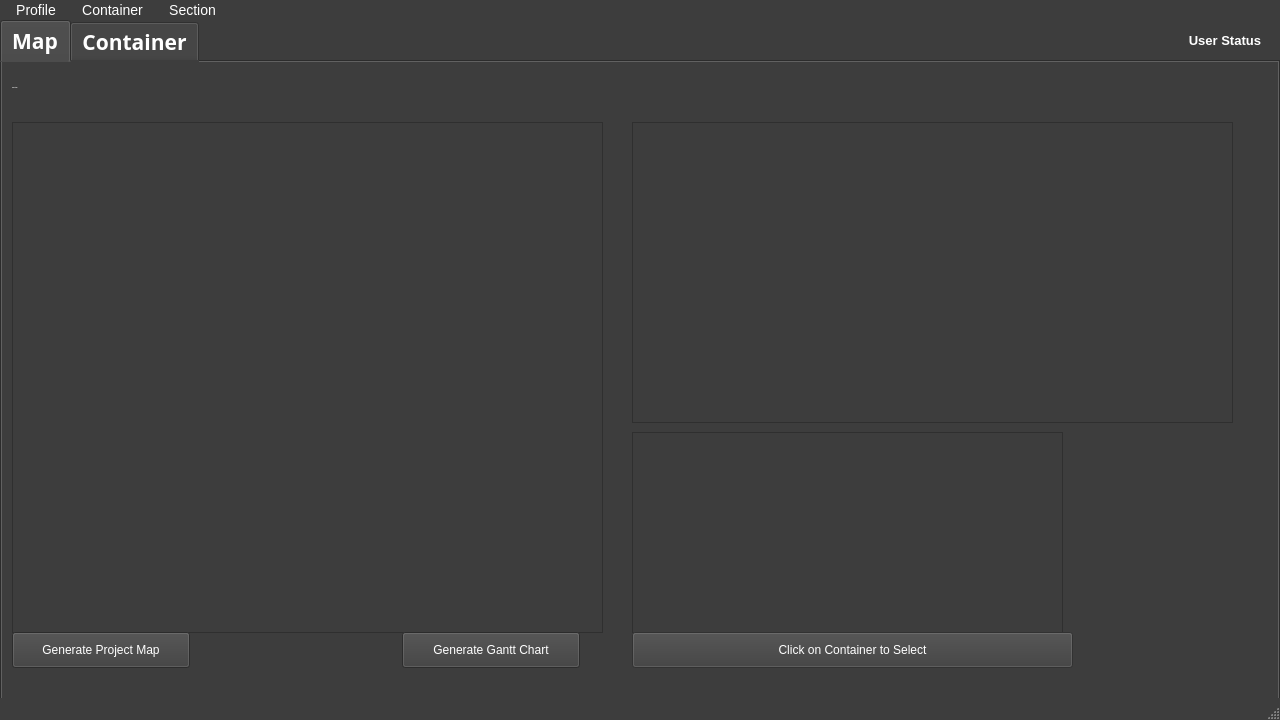
<?xml version="1.0" encoding="UTF-8"?>
<ui version="4.0">
 <class>MainWindow</class>
 <widget class="QMainWindow" name="MainWindow">
  <property name="geometry">
   <rect>
    <x>0</x>
    <y>0</y>
    <width>1280</width>
    <height>720</height>
   </rect>
  </property>
  <property name="font">
   <font>
    <pointsize>12</pointsize>
   </font>
  </property>
  <property name="windowTitle">
   <string>MainWindow</string>
  </property>
  <property name="styleSheet">
   <string notr="true">QMainWindow
{
	background-color: #3d3d3d

}

QMenuBar
{
	background-color: #3d3d3d;
	font-size: 14px;

}

QMenuBar::item {
    spacing: 3px;           
    padding: 2px 10px;
    background-color: #3d3d3d;
    color: white;  
    border-radius: 5px;
}

QMenuBar::item:disabled {
	color:rgb(139, 139, 139)
}

 QMenuBar::item:selected, QMenu::item:hover{
 background-color: #5c55e9;
 }

QMenu {
    background-color: #ABABAB; /* sets background of the menu */
    border: 1px solid black;
}

 QMenu::item{
 background-color:solid rgb(61, 61, 61);
 color: #ffffff;
 }

 QMenu::item:selected, QMenu::item:hover{
 background-color: #5c55e9;
 }



</string>
  </property>
  <widget class="QWidget" name="centralwidget">
   <property name="sizePolicy">
    <sizepolicy hsizetype="Preferred" vsizetype="Fixed">
     <horstretch>0</horstretch>
     <verstretch>0</verstretch>
    </sizepolicy>
   </property>
   <property name="cursor">
    <cursorShape>IBeamCursor</cursorShape>
   </property>
   <property name="styleSheet">
    <string notr="true">QWidget
{	background-color: #3d3d3d;
	color: white;
}</string>
   </property>
   <widget class="QLabel" name="userstatuslbl">
    <property name="geometry">
     <rect>
      <x>780</x>
      <y>0</y>
      <width>481</width>
      <height>41</height>
     </rect>
    </property>
    <property name="font">
     <font>
      <pointsize>10</pointsize>
      <weight>75</weight>
      <bold>true</bold>
     </font>
    </property>
    <property name="text">
     <string>User Status</string>
    </property>
    <property name="alignment">
     <set>Qt::AlignRight|Qt::AlignTrailing|Qt::AlignVCenter</set>
    </property>
   </widget>
   <widget class="QLabel" name="revlabel">
    <property name="geometry">
     <rect>
      <x>9</x>
      <y>340</y>
      <width>1262</width>
      <height>330</height>
     </rect>
    </property>
    <property name="text">
     <string/>
    </property>
   </widget>
   <widget class="QTabWidget" name="tabWidget">
    <property name="geometry">
     <rect>
      <x>0</x>
      <y>0</y>
      <width>1280</width>
      <height>720</height>
     </rect>
    </property>
    <property name="font">
     <font>
      <family>Open Sans</family>
      <pointsize>16</pointsize>
      <weight>75</weight>
      <italic>false</italic>
      <bold>true</bold>
      <kerning>true</kerning>
     </font>
    </property>
    <property name="styleSheet">
     <string notr="true">QTabBar::Tab {
    background: rgb(61, 61, 61);
	color: White;
	border: 1px solid rgb(20, 20, 20);
	border-radius: 3px;
	padding: 3px;

}

QTabWidget::pane &gt; QWidget { /* The tab widget frame */
    background: rgb(61, 61, 61);
}

QTabBar::tab:disabled {
	color: rgb(139, 139, 139)
}


QTabBar::tab:selected, QTabBar::tab:hover {
background: qlineargradient(x1: 0, y1: 0, x2: 0, y2: 1, stop: 0 #3d3d3d, stop: 0.4 rgb(141, 141, 141), stop: 0.5 rgb(141, 141, 141), stop: 1.0 #3d3d3d);
}

QTabBar::tab:!selected {
margin-top: 4px; /* make non-selected tabs look smaller */
}

QTabBar::tab:selected {
/* expand/overlap to the left and right by 4px */
margin-left: -3px;
margin-right: -3px;
}
QTabBar::tab:first:selected {
margin-left: 0; /* the first selected tab has nothing to overlap with on the left */
}
QTabBar::tab:last:selected {
margin-right: 0; /* the last selected tab has nothing to overlap with on the right */
}
QTabBar::tab:only-one {
margin: 0; /* if there is only one tab, we don't want overlapping margins */
}


QWidget
{
	background-color: #fff;


}


/*-----QLabel-----*/
QLabel
{
	background-color: transparent;
	color: #454544;
	font-weight: bold;
	font-size: 16px;

}
#mapTitle {
	font-size: 24px
}

#containerlabel {
	font-size: 24px
}

/*-----QPushButton-----*/
QPushButton
{
	background-color: #5c55e9;
	color: #fff;
	font-size: 13px;
	font-weight: bold;
	border-top-right-radius: 15px;
	border-top-left-radius: 0px;
	border-bottom-right-radius: 0px;
	border-bottom-left-radius: 15px;
	padding: 10px;

}


QPushButton::disabled
{
	background-color: #5c5c5c;
	color: rgb(158, 158, 158)

}


QPushButton::hover
{
	background-color: #5564f2;

}


QPushButton::pressed
{
	background-color: #3d4ef2;

}


/*-----QCheckBox-----*/
QCheckBox
{
	background-color: transparent;
	color: #5c55e9;
	font-size: 10px;
	font-weight: bold;
	border: none;
	border-radius: 5px;

}


/*-----QCheckBox-----*/
QCheckBox::indicator
{
    background-color: #323232;
    border: 1px solid darkgray;
    width: 12px;
    height: 12px;

}


QCheckBox::indicator:checked
{
    image:url(&quot;./ressources/check.png&quot;);
	background-color: #5c55e9;
    border: 1px solid #5c55e9;

}


QCheckBox::indicator:unchecked:hover
{
    border: 1px solid #5c55e9;

}


QCheckBox::disabled
{
	color: #656565;

}


QCheckBox::indicator:disabled
{
	background-color: #656565;
	color: #656565;
    border: 1px solid #656565;

}


/*-----QLineEdit-----*/
QLineEdit
{
	background-color: #c2c7d5;
	color: #2a547f;
	border: none;
	padding: 5px;

}


/*-----QListView-----*/
QListView
{
	background-color: #5c55e9;
	color: #fff;
	font-size: 14px;
	font-weight: bold;
	show-decoration-selected: 0;
	border-radius: 4px;
	padding-left: -15px;
	padding-right: -15px;
	padding-top: 5px;

} 


QListView:disabled 
{
	background-color: #5c5c5c;

}


QListView::item
{
	background-color: #454e5e;
	border: none;
	padding: 10px;
	border-radius: 0px;
	padding-left : 10px;
	height: 32px;

}


QListView::item:selected
{
	color: #000;
	background-color: #fff;

}


QListView::item:!selected
{
	color:white;
	background-color: transparent;
	border: none;
	padding-left : 10px;

}


QListView::item:!selected:hover
{
	color: #fff;
	background-color: #5564f2;
	border: none;
	padding-left : 10px;

}


/*-----QTreeView-----*/
QTreeView 
{
	background-color: #fff;
	show-decoration-selected: 0;
	color: #454544;

}


QTreeView:disabled
{
	background-color: #242526;
	show-decoration-selected: 0;

}


QTreeView::item 
{
	border-top-color: transparent;
	border-bottom-color: transparent;

}


QTreeView::item:hover 
{
	background-color: #bcbdbb;
	color: #000;

}


QTreeView::item:selected 
{
	background-color: #5c55e9;
	color: #fff;

}


QTreeView::item:selected:active
{
	background-color: #5c55e9;
	color: #fff;

}


QTreeView::item:selected:disabled
{
	background-color: #525251;
	color: #656565;

}


QTreeView::branch:has-children:!has-siblings:closed,
QTreeView::branch:closed:has-children:has-siblings 
{
	image: url(://tree-closed.png);

}

QTreeView::branch:open:has-children:!has-siblings,
QTreeView::branch:open:has-children:has-siblings  
{
	image: url(://tree-open.png);

}

QTextEdit
{
	color: black;
}

QTextBrowser
{
	color: #ffb113;
}

/*-----QTableView &amp; QTableWidget-----*/
QTableView
{
    background-color: #fff;
	border: 1px solid gray;
    color: #454544;
    gridline-color: gray;
    outline : 0;

}


QTableView::item:hover 
{
    background-color: #bcbdbb;
    color: #000;

}


QTableView::item:selected 
{
	background-color: #5c55e9;
    color: #fff;

}


QTableView::item:selected:disabled
{
    background-color: #1a1b1c;
    border: 2px solid #525251;
    color: #656565;

}


QTableCornerButton::section
{
	background-color: #ced5e3;
	border: none;
    color: #fff;

}


QHeaderView::section
{
	color: #2a547f;
	border: 0px;
	background-color: #ced5e3;
	padding: 5px;

}


QHeaderView::section:disabled
{
    background-color: #525251;
    color: #656565;

}


QHeaderView::section:checked
{
    color: #fff;
    background-color: #5c55e9;

}


QHeaderView::section:checked:disabled
{
    color: #656565;
    background-color: #525251;

}


QHeaderView::section::vertical::first,
QHeaderView::section::vertical::only-one
{
    border-top: 1px solid #353635;

}


QHeaderView::section::vertical
{
    border-top: 1px solid #353635;

}


QHeaderView::section::horizontal::first,
QHeaderView::section::horizontal::only-one
{
    border-left: 1px solid #353635;

}


QHeaderView::section::horizontal
{
    border-left: 1px solid #353635;

}


/*-----QScrollBar-----*/
QScrollBar:horizontal 
{
    background-color: transparent;
    height: 8px;
    margin: 0px;
    padding: 0px;

}


QScrollBar::handle:horizontal 
{
    border: none;
	min-width: 100px;
    background-color: #7e92b7;

}


QScrollBar::add-line:horizontal, 
QScrollBar::sub-line:horizontal,
QScrollBar::add-page:horizontal, 
QScrollBar::sub-page:horizontal 
{
    width: 0px;
    background-color: #d8dce6;

}


QScrollBar:vertical 
{
    background-color: transparent;
    width: 8px;
    margin: 0;

}


QScrollBar::handle:vertical 
{
    border: none;
	min-height: 100px;
    background-color: #7e92b7;

}


QScrollBar::add-line:vertical, 
QScrollBar::sub-line:vertical,
QScrollBar::add-page:vertical, 
QScrollBar::sub-page:vertical 
{
    height: 0px;
    background-color: #d8dce6;

}

</string>
    </property>
    <property name="currentIndex">
     <number>0</number>
    </property>
    <widget class="QWidget" name="Map">
     <attribute name="title">
      <string>Map</string>
     </attribute>
     <widget class="QLabel" name="mapTitle">
      <property name="geometry">
       <rect>
        <x>10</x>
        <y>0</y>
        <width>361</width>
        <height>51</height>
       </rect>
      </property>
      <property name="font">
       <font>
        <pointsize>-1</pointsize>
        <weight>75</weight>
        <bold>true</bold>
       </font>
      </property>
      <property name="text">
       <string>Project Map</string>
      </property>
     </widget>
     <widget class="QGraphicsView" name="detailsMapView">
      <property name="geometry">
       <rect>
        <x>630</x>
        <y>60</y>
        <width>601</width>
        <height>301</height>
       </rect>
      </property>
     </widget>
     <widget class="QGraphicsView" name="containerMapView">
      <property name="geometry">
       <rect>
        <x>10</x>
        <y>60</y>
        <width>591</width>
        <height>511</height>
       </rect>
      </property>
     </widget>
     <widget class="QPushButton" name="generateContainerBttn">
      <property name="geometry">
       <rect>
        <x>10</x>
        <y>570</y>
        <width>178</width>
        <height>36</height>
       </rect>
      </property>
      <property name="text">
       <string>Generate Project Map</string>
      </property>
     </widget>
     <widget class="QTableView" name="containerlisttable">
      <property name="geometry">
       <rect>
        <x>630</x>
        <y>370</y>
        <width>431</width>
        <height>201</height>
       </rect>
      </property>
      <attribute name="horizontalHeaderDefaultSectionSize">
       <number>80</number>
      </attribute>
      <attribute name="verticalHeaderDefaultSectionSize">
       <number>24</number>
      </attribute>
      <attribute name="verticalHeaderMinimumSectionSize">
       <number>12</number>
      </attribute>
     </widget>
     <widget class="QPushButton" name="dlContainerBttn">
      <property name="enabled">
       <bool>false</bool>
      </property>
      <property name="geometry">
       <rect>
        <x>630</x>
        <y>570</y>
        <width>441</width>
        <height>36</height>
       </rect>
      </property>
      <property name="text">
       <string>Click on Container to Select</string>
      </property>
     </widget>
     <widget class="QPushButton" name="ganttbttn">
      <property name="geometry">
       <rect>
        <x>400</x>
        <y>570</y>
        <width>178</width>
        <height>36</height>
       </rect>
      </property>
      <property name="text">
       <string>Generate Gantt Chart</string>
      </property>
     </widget>
    </widget>
    <widget class="QWidget" name="ContainerTab">
     <attribute name="title">
      <string>Container</string>
     </attribute>
     <widget class="QSplitter" name="splitter_14">
      <property name="geometry">
       <rect>
        <x>10</x>
        <y>10</y>
        <width>371</width>
        <height>472</height>
       </rect>
      </property>
      <property name="orientation">
       <enum>Qt::Vertical</enum>
      </property>
      <widget class="QTextBrowser" name="frametextBrowser">
       <property name="maximumSize">
        <size>
         <width>591</width>
         <height>51</height>
        </size>
       </property>
      </widget>
      <widget class="QLabel" name="label_2">
       <property name="font">
        <font>
         <pointsize>-1</pointsize>
         <weight>75</weight>
         <bold>true</bold>
        </font>
       </property>
       <property name="text">
        <string>Container Commit History</string>
       </property>
      </widget>
      <widget class="QTableView" name="commithisttable">
       <attribute name="horizontalHeaderDefaultSectionSize">
        <number>80</number>
       </attribute>
       <attribute name="verticalHeaderDefaultSectionSize">
        <number>24</number>
       </attribute>
       <attribute name="verticalHeaderMinimumSectionSize">
        <number>12</number>
       </attribute>
      </widget>
      <widget class="QSplitter" name="splitter_13">
       <property name="orientation">
        <enum>Qt::Vertical</enum>
       </property>
       <widget class="QSplitter" name="splitter_12">
        <property name="orientation">
         <enum>Qt::Horizontal</enum>
        </property>
        <widget class="QPushButton" name="revertbttn">
         <property name="text">
          <string>Revert</string>
         </property>
        </widget>
        <widget class="QPushButton" name="fileHistoryBttn">
         <property name="text">
          <string>File History</string>
         </property>
        </widget>
       </widget>
       <widget class="QPushButton" name="refreshBttn_4">
        <property name="text">
         <string>Refresh Container</string>
        </property>
       </widget>
      </widget>
     </widget>
     <widget class="QSplitter" name="splitter_10">
      <property name="geometry">
       <rect>
        <x>20</x>
        <y>490</y>
        <width>361</width>
        <height>131</height>
       </rect>
      </property>
      <property name="maximumSize">
       <size>
        <width>431</width>
        <height>161</height>
       </size>
      </property>
      <property name="orientation">
       <enum>Qt::Vertical</enum>
      </property>
      <widget class="QSplitter" name="splitter_9">
       <property name="orientation">
        <enum>Qt::Vertical</enum>
       </property>
       <widget class="QLabel" name="label_11">
        <property name="maximumSize">
         <size>
          <width>431</width>
          <height>19</height>
         </size>
        </property>
        <property name="text">
         <string>New Container Description</string>
        </property>
       </widget>
       <widget class="QTextEdit" name="commitmsgEdit_2">
        <property name="maximumSize">
         <size>
          <width>431</width>
          <height>54</height>
         </size>
        </property>
       </widget>
      </widget>
      <widget class="QSplitter" name="splitter_7">
       <property name="orientation">
        <enum>Qt::Vertical</enum>
       </property>
       <widget class="QLabel" name="label_4">
        <property name="maximumSize">
         <size>
          <width>431</width>
          <height>19</height>
         </size>
        </property>
        <property name="text">
         <string>Commit Message</string>
        </property>
       </widget>
       <widget class="QSplitter" name="splitter_6">
        <property name="orientation">
         <enum>Qt::Horizontal</enum>
        </property>
        <widget class="QTextEdit" name="commitmsgEdit">
         <property name="maximumSize">
          <size>
           <width>314</width>
           <height>54</height>
          </size>
         </property>
        </widget>
        <widget class="QPushButton" name="commitBttn">
         <property name="maximumSize">
          <size>
           <width>112</width>
           <height>54</height>
          </size>
         </property>
         <property name="text">
          <string>Commit</string>
         </property>
        </widget>
       </widget>
      </widget>
     </widget>
     <widget class="QGraphicsView" name="maincontainerview">
      <property name="geometry">
       <rect>
        <x>440</x>
        <y>116</y>
        <width>831</width>
        <height>421</height>
       </rect>
      </property>
     </widget>
     <widget class="QSplitter" name="splitter">
      <property name="geometry">
       <rect>
        <x>440</x>
        <y>550</y>
        <width>391</width>
        <height>51</height>
       </rect>
      </property>
      <property name="orientation">
       <enum>Qt::Horizontal</enum>
      </property>
      <widget class="QPushButton" name="refreshBttn">
       <property name="font">
        <font>
         <pointsize>-1</pointsize>
         <weight>75</weight>
         <bold>true</bold>
        </font>
       </property>
       <property name="text">
        <string>Check Changes</string>
       </property>
      </widget>
      <widget class="QPushButton" name="refreshBttn_2">
       <property name="font">
        <font>
         <pointsize>-1</pointsize>
         <weight>75</weight>
         <bold>true</bold>
        </font>
       </property>
       <property name="text">
        <string>Check Upstream</string>
       </property>
      </widget>
      <widget class="QPushButton" name="refreshBttn_3">
       <property name="font">
        <font>
         <pointsize>-1</pointsize>
         <weight>75</weight>
         <bold>true</bold>
        </font>
       </property>
       <property name="text">
        <string>Update Inputs</string>
       </property>
      </widget>
     </widget>
     <widget class="QLabel" name="containerlabel">
      <property name="geometry">
       <rect>
        <x>440</x>
        <y>-10</y>
        <width>391</width>
        <height>51</height>
       </rect>
      </property>
      <property name="maximumSize">
       <size>
        <width>431</width>
        <height>431</height>
       </size>
      </property>
      <property name="font">
       <font>
        <pointsize>-1</pointsize>
        <weight>75</weight>
        <bold>true</bold>
       </font>
      </property>
      <property name="text">
       <string>Container Name</string>
      </property>
     </widget>
     <widget class="QSplitter" name="splitter_4">
      <property name="geometry">
       <rect>
        <x>440</x>
        <y>39</y>
        <width>371</width>
        <height>62</height>
       </rect>
      </property>
      <property name="orientation">
       <enum>Qt::Horizontal</enum>
      </property>
      <widget class="QSplitter" name="splitter_3">
       <property name="orientation">
        <enum>Qt::Horizontal</enum>
       </property>
       <widget class="QLabel" name="frameName">
        <property name="maximumSize">
         <size>
          <width>121</width>
          <height>62</height>
         </size>
        </property>
        <property name="font">
         <font>
          <pointsize>-1</pointsize>
          <weight>75</weight>
          <bold>true</bold>
         </font>
        </property>
        <property name="text">
         <string>Frame Name:</string>
        </property>
       </widget>
       <widget class="QLabel" name="framelabel">
        <property name="maximumSize">
         <size>
          <width>71</width>
          <height>62</height>
         </size>
        </property>
        <property name="font">
         <font>
          <pointsize>-1</pointsize>
          <weight>75</weight>
          <bold>true</bold>
         </font>
        </property>
        <property name="text">
         <string>Rev</string>
        </property>
       </widget>
      </widget>
      <widget class="QGraphicsView" name="indexView1">
       <property name="maximumSize">
        <size>
         <width>229</width>
         <height>62</height>
        </size>
       </property>
      </widget>
     </widget>
     <widget class="QLabel" name="label_5">
      <property name="geometry">
       <rect>
        <x>830</x>
        <y>0</y>
        <width>184</width>
        <height>19</height>
       </rect>
      </property>
      <property name="maximumSize">
       <size>
        <width>211</width>
        <height>16777215</height>
       </size>
      </property>
      <property name="font">
       <font>
        <pointsize>-1</pointsize>
        <weight>75</weight>
        <bold>true</bold>
       </font>
      </property>
      <property name="text">
       <string>Container Edit Options</string>
      </property>
     </widget>
     <widget class="QPushButton" name="inputFileButton_2">
      <property name="geometry">
       <rect>
        <x>830</x>
        <y>30</y>
        <width>214</width>
        <height>31</height>
       </rect>
      </property>
      <property name="maximumSize">
       <size>
        <width>271</width>
        <height>16777215</height>
       </size>
      </property>
      <property name="text">
       <string>Add Input File from Reference</string>
      </property>
     </widget>
     <widget class="QPushButton" name="outputFileButton_2">
      <property name="geometry">
       <rect>
        <x>1050</x>
        <y>30</y>
        <width>214</width>
        <height>31</height>
       </rect>
      </property>
      <property name="maximumSize">
       <size>
        <width>271</width>
        <height>16777215</height>
       </size>
      </property>
      <property name="text">
       <string>Add Output File</string>
      </property>
     </widget>
     <widget class="QPushButton" name="RequiredButton_2">
      <property name="geometry">
       <rect>
        <x>830</x>
        <y>70</y>
        <width>214</width>
        <height>31</height>
       </rect>
      </property>
      <property name="maximumSize">
       <size>
        <width>271</width>
        <height>16777215</height>
       </size>
      </property>
      <property name="text">
       <string>Add Working File</string>
      </property>
     </widget>
     <widget class="QPushButton" name="removeFileButton_2">
      <property name="geometry">
       <rect>
        <x>1050</x>
        <y>70</y>
        <width>214</width>
        <height>31</height>
       </rect>
      </property>
      <property name="maximumSize">
       <size>
        <width>271</width>
        <height>16777215</height>
       </size>
      </property>
      <property name="text">
       <string>Remove File</string>
      </property>
     </widget>
     <widget class="QLabel" name="label">
      <property name="geometry">
       <rect>
        <x>860</x>
        <y>570</y>
        <width>162</width>
        <height>19</height>
       </rect>
      </property>
      <property name="font">
       <font>
        <pointsize>-1</pointsize>
        <weight>75</weight>
        <bold>true</bold>
       </font>
      </property>
      <property name="text">
       <string>Currently Selected: </string>
      </property>
     </widget>
     <widget class="QLabel" name="selectedFileHeader">
      <property name="geometry">
       <rect>
        <x>1020</x>
        <y>570</y>
        <width>251</width>
        <height>19</height>
       </rect>
      </property>
      <property name="font">
       <font>
        <pointsize>-1</pointsize>
        <weight>75</weight>
        <bold>true</bold>
       </font>
      </property>
      <property name="text">
       <string>FileName</string>
      </property>
     </widget>
    </widget>
   </widget>
  </widget>
  <widget class="QMenuBar" name="menubar">
   <property name="geometry">
    <rect>
     <x>0</x>
     <y>0</y>
     <width>1280</width>
     <height>24</height>
    </rect>
   </property>
   <property name="font">
    <font>
     <pointsize>-1</pointsize>
    </font>
   </property>
   <widget class="QMenu" name="menuProfile">
    <property name="font">
     <font>
      <pointsize>13</pointsize>
     </font>
    </property>
    <property name="title">
     <string>Profile</string>
    </property>
    <addaction name="actionSign_In"/>
    <addaction name="actionSign_Out"/>
   </widget>
   <widget class="QMenu" name="menuContainer">
    <property name="font">
     <font>
      <pointsize>13</pointsize>
     </font>
    </property>
    <property name="title">
     <string>Container</string>
    </property>
    <addaction name="actionNew_Container"/>
    <addaction name="actionFind_Local_Container"/>
    <addaction name="separator"/>
   </widget>
   <widget class="QMenu" name="menuSection">
    <property name="font">
     <font>
      <pointsize>12</pointsize>
     </font>
    </property>
    <property name="title">
     <string>Section</string>
    </property>
    <addaction name="actionNew_Section"/>
    <addaction name="actionEnter_Section"/>
   </widget>
   <addaction name="menuProfile"/>
   <addaction name="menuContainer"/>
   <addaction name="menuSection"/>
  </widget>
  <widget class="QStatusBar" name="statusbar"/>
  <action name="actionSign_In">
   <property name="text">
    <string>Sign In</string>
   </property>
  </action>
  <action name="actionSign_Out">
   <property name="text">
    <string>Sign Out</string>
   </property>
  </action>
  <action name="actionNew_Container">
   <property name="text">
    <string>New Container</string>
   </property>
  </action>
  <action name="actionFind_Local_Container">
   <property name="text">
    <string>Find Local Container</string>
   </property>
  </action>
  <action name="actionAdd_New_Section">
   <property name="text">
    <string>Add New Section</string>
   </property>
  </action>
  <action name="actionNew_Section">
   <property name="text">
    <string>New Section</string>
   </property>
  </action>
  <action name="actionEnter_Section">
   <property name="text">
    <string>Enter an Existing Section</string>
   </property>
  </action>
 </widget>
 <resources/>
 <connections/>
</ui>
